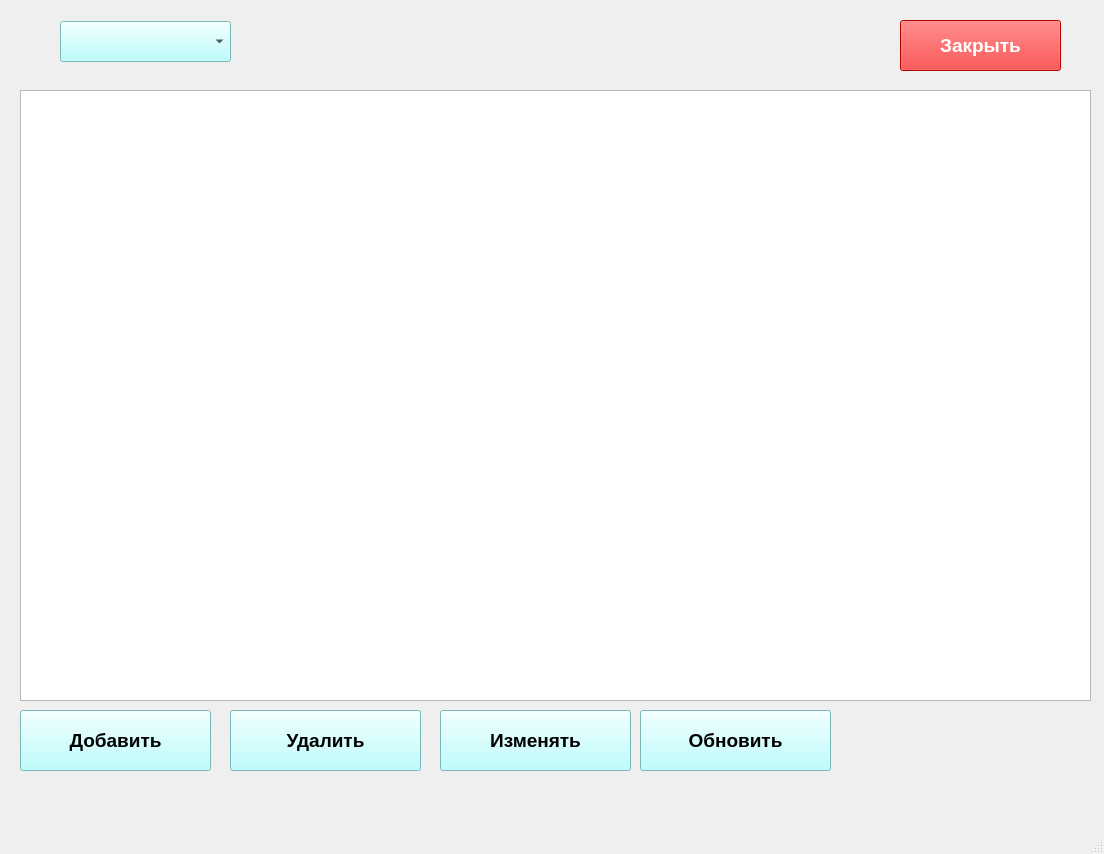
<?xml version="1.0" encoding="UTF-8"?>
<ui version="4.0">
 <class>MainWindow</class>
 <widget class="QMainWindow" name="MainWindow">
  <property name="geometry">
   <rect>
    <x>0</x>
    <y>0</y>
    <width>1104</width>
    <height>854</height>
   </rect>
  </property>
  <property name="windowTitle">
   <string>Третье окно</string>
  </property>
  <widget class="QWidget" name="centralwidget">
   <widget class="QTableWidget" name="tableWidget">
    <property name="geometry">
     <rect>
      <x>20</x>
      <y>90</y>
      <width>1071</width>
      <height>611</height>
     </rect>
    </property>
    <property name="font">
     <font>
      <family>Arial</family>
      <pointsize>14</pointsize>
      <weight>75</weight>
      <bold>true</bold>
     </font>
    </property>
    <property name="autoFillBackground">
     <bool>false</bool>
    </property>
    <property name="editTriggers">
     <set>QAbstractItemView::NoEditTriggers</set>
    </property>
   </widget>
   <widget class="QPushButton" name="pushButton">
    <property name="geometry">
     <rect>
      <x>900</x>
      <y>20</y>
      <width>161</width>
      <height>51</height>
     </rect>
    </property>
    <property name="font">
     <font>
      <family>Arial</family>
      <pointsize>14</pointsize>
      <weight>75</weight>
      <bold>true</bold>
     </font>
    </property>
    <property name="styleSheet">
     <string notr="true">background-color: rgb(255, 0, 0);
color: rgb(255, 255, 255);</string>
    </property>
    <property name="text">
     <string>Закрыть</string>
    </property>
   </widget>
   <widget class="QPushButton" name="pushButton_2">
    <property name="geometry">
     <rect>
      <x>20</x>
      <y>710</y>
      <width>191</width>
      <height>61</height>
     </rect>
    </property>
    <property name="font">
     <font>
      <family>Arial</family>
      <pointsize>14</pointsize>
      <weight>75</weight>
      <bold>true</bold>
     </font>
    </property>
    <property name="styleSheet">
     <string notr="true">background-color: rgb(170, 255, 255);</string>
    </property>
    <property name="text">
     <string>Добавить</string>
    </property>
   </widget>
   <widget class="QPushButton" name="pushButton_3">
    <property name="geometry">
     <rect>
      <x>230</x>
      <y>710</y>
      <width>191</width>
      <height>61</height>
     </rect>
    </property>
    <property name="font">
     <font>
      <family>Arial</family>
      <pointsize>14</pointsize>
      <weight>75</weight>
      <bold>true</bold>
     </font>
    </property>
    <property name="styleSheet">
     <string notr="true">background-color: rgb(170, 255, 255);</string>
    </property>
    <property name="text">
     <string>Удалить</string>
    </property>
   </widget>
   <widget class="QPushButton" name="pushButton_5">
    <property name="geometry">
     <rect>
      <x>440</x>
      <y>710</y>
      <width>191</width>
      <height>61</height>
     </rect>
    </property>
    <property name="font">
     <font>
      <family>Arial</family>
      <pointsize>14</pointsize>
      <weight>75</weight>
      <bold>true</bold>
     </font>
    </property>
    <property name="styleSheet">
     <string notr="true">background-color: rgb(170, 255, 255);</string>
    </property>
    <property name="text">
     <string>Изменять</string>
    </property>
   </widget>
   <widget class="QPushButton" name="pushButton_6">
    <property name="geometry">
     <rect>
      <x>640</x>
      <y>710</y>
      <width>191</width>
      <height>61</height>
     </rect>
    </property>
    <property name="font">
     <font>
      <family>Arial</family>
      <pointsize>14</pointsize>
      <weight>75</weight>
      <bold>true</bold>
     </font>
    </property>
    <property name="styleSheet">
     <string notr="true">background-color: rgb(170, 255, 255);</string>
    </property>
    <property name="text">
     <string>Обновить</string>
    </property>
   </widget>
   <widget class="QComboBox" name="comboBox">
    <property name="geometry">
     <rect>
      <x>60</x>
      <y>21</y>
      <width>171</width>
      <height>41</height>
     </rect>
    </property>
    <property name="styleSheet">
     <string notr="true">background-color: rgb(170, 255, 255);</string>
    </property>
   </widget>
  </widget>
  <widget class="QMenuBar" name="menubar">
   <property name="geometry">
    <rect>
     <x>0</x>
     <y>0</y>
     <width>1104</width>
     <height>26</height>
    </rect>
   </property>
  </widget>
  <widget class="QStatusBar" name="statusbar"/>
 </widget>
 <resources/>
 <connections/>
</ui>
